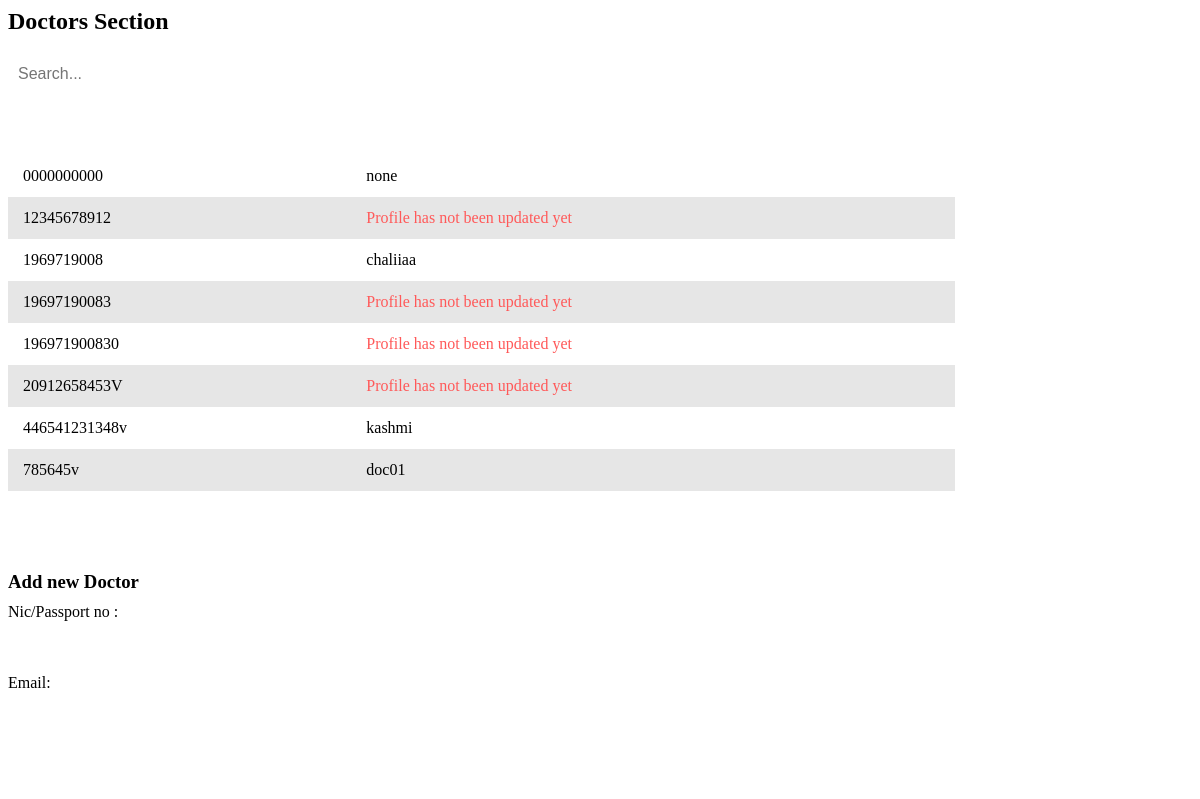
The page /admin/doctor.php on the database its author committed.
### tables this page shows
CREATE TABLE IF NOT EXISTS `registered_doctor` (
  `id_num` varchar(50) NOT NULL,
  `name` varchar(50) DEFAULT NULL,
  `email` varchar(50) DEFAULT NULL,
  `mobile` varchar(50) DEFAULT NULL,
  `password` varchar(200) DEFAULT NULL,
  `verification_code` varchar(50) DEFAULT NULL,
  `register_date` datetime DEFAULT NULL,
  `status` int DEFAULT '1',
  `age` int DEFAULT NULL,
  `address` text,
  `image` varchar(100) DEFAULT NULL,
  PRIMARY KEY (`id_num`) USING BTREE,
  KEY `FK_registered_doctor_ststus_type` (`status`),
  CONSTRAINT `FK_registered_doctor_ststus_type` FOREIGN KEY (`status`) REFERENCES `status_type` (`id`)
);

### connection.php (called while the page is built, shortened)
<?php
class Database
{
    public static $connection;
    public static function SetUpConnection()
    {
        if (!isset(Database::$connection)) {
            Database::$connection = new mysqli("localhost", "root", "Chalithac*#3031", "healthcare", "3306");
        }
    }
    public static function search($q)
    {
        return Database::$connection->query($q);
    }
}

### admin/doctor.php (the view, shortened to what this page needs)
<head>
</head>
<?php
require_once "../connection.php";
$docResultSet = Database::search("SELECT  `id_num` , `name` FROM `registered_doctor`");
$docResult = $docResultSet->fetch_all(MYSQLI_ASSOC);
?>
<h2 class="content-title">Doctors Section</h2>
<input type="text" id="searchBar" placeholder="Search..." onkeyup="filterTable()">
<table id="dataTable">
    <thead>
        <tr>
            <th>ID</th>
            <th>Name</th>
        </tr>
    </thead>
    <tbody>
    <?php
foreach ($docResult as $key => $value) {
?>
<tr onclick="window.location.href='employee-profile.php?id_num=<?php echo $value['id_num']?>&tname=registered_doctor'">
            <td><?php echo $value['id_num']?></td>
                <?php
                if(empty($value['name'])){
                    ?>
                   <td style="color: #ff5959;">Profile has not been updated yet</td>
                    <?php
                }else{
                    ?>
                    <td><?php echo $value["name"] ?></td>
                    <?php
                }
                ?>
        </tr>
  <?php
}
    ?>
    </tbody>
</table>
<div class="email-form-container">
    <h3>Add new Doctor</h3>
    <div class="emailForm" id="emailForm">
        <div class="form-group">
            <label for="nic">Nic/Passport no :</label>
            <input type="text" id="nic" name="nic" required>
        </div>
        <div class="form-group">
            <label for="email">Email:</label>
            <input type="email" id="email" name="email" required>
        </div>
        <button onclick="sendemail()" type="submit">Send</button>
    </div>
</div>

### admin/doctor.php (style rules this page uses)
#searchBar { width: 30%; min-width: 200px; padding: 10px; margin-bottom: 20px; border: 1px solid var(--medium-gray); border-radius: 5px; font-size: 16px; outline: none; }
table { width: 80%; border-collapse: collapse; }
th, td { padding: 12px 15px; border: 1px solid var(--medium-gray); text-align: left; }
th { background-color: var(--base-color); color: white; }
#dataTable { max-height: 500px; overflow-y: auto; }
tbody tr { cursor: pointer; }
tbody tr:nth-child(even) { background-color: #e6e6e6; }
.email-form-container { margin-top: 80px; max-width: 500px; }
.email-form-container h3 { color: var(--base-color); margin-bottom: 10px; }
.emailForm { display: flex; flex-direction: column; gap: 15px; }
.emailForm label { margin-bottom: 5px; color: var(--dark-gray); }
.emailForm input, .emailForm textarea { width: 100%; padding: 10px; border: 1px solid var(--medium-gray); border-radius: 5px; font-size: 1em; color: var(--dark-gray); background-color: #FFFFFF; transition: border-color 0.3s; }
.emailForm button { padding: 10px 15px; background-color: var(--base-color); border: none; border-radius: 5px; color: #FFFFFF; font-size: 1em; cursor: pointer; transition: background-color 0.3s; }

### rows shown on the page
registered_doctor: id_num "0000000000", name "none"
registered_doctor: id_num "12345678912", shows "Profile has not been updated yet"
registered_doctor: id_num "1969719008", name "chaliiaa"
registered_doctor: id_num "19697190083", shows "Profile has not been updated yet"
registered_doctor: id_num "196971900830", shows "Profile has not been updated yet"
registered_doctor: id_num "20912658453V", shows "Profile has not been updated yet"
registered_doctor: id_num "446541231348v", name "kashmi"
registered_doctor: id_num "785645v", name "doc01"
